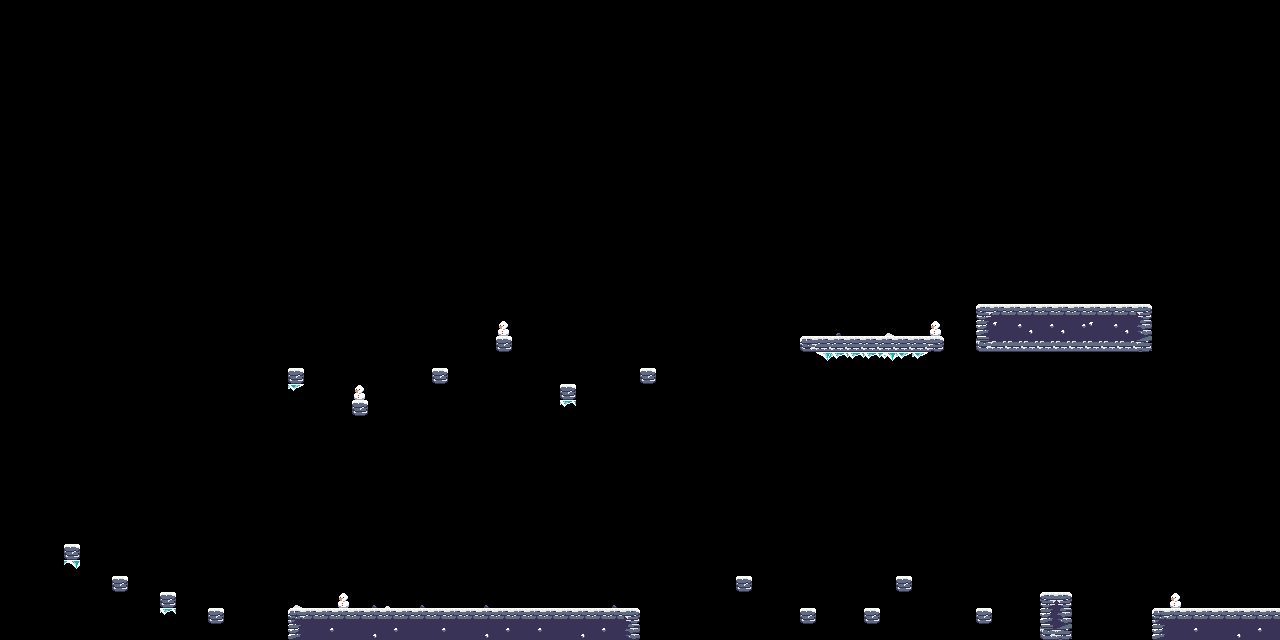

A level layout from a 2D game, rendered from its tile map. Below: a short description, then the map file with tile-grid data replaced by summaries:
An orthogonal 80x40 tile map with 16x16 px tiles, 2 tile layers (background, additional layer) and 30 objects (20x platformNull, 3x viking, 3x platformSnow, movingPlatform, entrance).

<map version="1.10" tiledversion="1.10.2" orientation="orthogonal" renderorder="right-down" width="80" height="40" tilewidth="16" tileheight="16" infinite="0" nextlayerid="5" nextobjectid="40">
 <tileset firstgid="1" source="tileset_snow.tsx" />
 <layer id="1" name="background" width="80" height="40">
  <data>[3200 cells, 143 non-empty, 27 distinct tile ids]</data>
 </layer>
 <objectgroup id="2" name="objects">
  <object id="1" x="1152" y="608">
   <polygon points="0,0 0,32 128,32 128,0" />
  </object>
  <object id="3" x="1040" y="592">
   <polygon points="0,0 0,48 32,48 32,0" />
  </object>
  <object id="6" name="viking" x="509.333" y="521.667" width="37" height="70.3333" />
  <object id="7" name="viking" x="1153.83" y="533.167" width="37" height="70.3333" />
  <object id="8" name="platformNull" x="895.504" y="576.67" width="16.2893" height="14.5236" />
  <object id="9" name="platformNull" x="976.855" y="610.405" width="16.2893" height="14.5236" />
  <object id="10" name="platformNull" x="864.189" y="609.072" width="16.2893" height="14.5236" />
  <object id="11" name="platformNull" x="799.855" y="609.738" width="16.2893" height="14.5236" />
  <object id="12" name="platformNull" x="735.189" y="576.738" width="16.2893" height="14.5236" />
  <object id="13" name="platformNull" x="287.855" y="608.738" width="353.289" height="32.0236" />
  <object id="15" name="platformNull" x="207.855" y="608.738" width="16.2893" height="14.5236" />
  <object id="16" name="platformNull" x="160.355" y="593.238" width="16.2893" height="14.5236" />
  <object id="17" name="platformNull" x="111.355" y="577.238" width="16.2893" height="14.5236" />
  <object id="18" name="platformNull" x="63.3554" y="545.238" width="16.2893" height="14.5236" />
  <object id="19" name="movingPlatform" x="7.5" y="541.5" width="44.6667" height="12">
   <properties>
    <property name="destinationX" type="float" value="15.5" />
    <property name="destinationY" type="float" value="550.5" />
   </properties>
  </object>
  <object id="20" name="platformSnow" x="113.5" y="385" width="127" height="16" />
  <object id="23" name="platformNull" x="287.855" y="368.738" width="16.2893" height="14.5236" />
  <object id="24" name="platformNull" x="351.855" y="401.238" width="16.2893" height="14.5236" />
  <object id="25" name="platformNull" x="432.355" y="368.238" width="16.2893" height="14.5236" />
  <object id="26" name="platformNull" x="495.855" y="339.738" width="16.2893" height="14.5236" />
  <object id="27" name="platformNull" x="559.855" y="387.238" width="16.2893" height="14.5236" />
  <object id="28" name="platformNull" x="639.855" y="368.238" width="16.2893" height="14.5236" />
  <object id="29" name="platformSnow" x="704.5" y="336.5" width="48" height="16" />
  <object id="30" name="platformNull" x="-14.8333" y="-7.3335" width="18" height="666.667" />
  <object id="31" name="platformNull" x="1275" y="-16.0002" width="18" height="666.667" />
  <object id="34" name="platformNull" x="799.189" y="338.072" width="144.956" height="14.5236" />
  <object id="35" name="platformNull" x="976.189" y="304.738" width="175.623" height="46.5236" />
  <object id="36" name="platformSnow" x="1221.33" y="304" width="48" height="16" />
  <object id="37" name="viking" x="878.833" y="235.5" width="37" height="70.3333" />
  <object id="39" name="entrance" x="1232.92" y="255.583" width="24.6667" height="38.3334" />
 </objectgroup>
 <layer id="4" name="additional layer" width="80" height="40">
  <data>[3200 cells, 10 non-empty, 7 distinct tile ids]</data>
 </layer>
</map>
